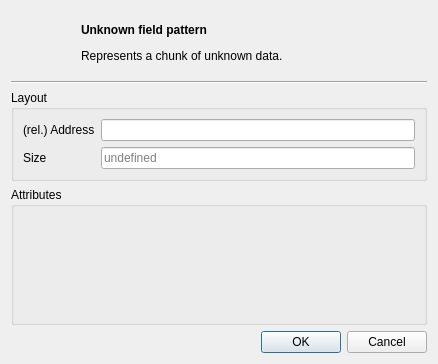
<?xml version="1.0" encoding="UTF-8"?>
<ui version="4.0">
 <class>UnknownPatternDialog</class>
 <widget class="QDialog" name="UnknownPatternDialog">
  <property name="geometry">
   <rect>
    <x>0</x>
    <y>0</y>
    <width>438</width>
    <height>364</height>
   </rect>
  </property>
  <property name="windowTitle">
   <string>Dialog</string>
  </property>
  <layout class="QVBoxLayout" name="verticalLayout">
   <item>
    <layout class="QHBoxLayout" name="horizontalLayout">
     <item>
      <widget class="QLabel" name="iconLabel">
       <property name="sizePolicy">
        <sizepolicy hsizetype="Minimum" vsizetype="Minimum">
         <horstretch>0</horstretch>
         <verstretch>0</verstretch>
        </sizepolicy>
       </property>
       <property name="minimumSize">
        <size>
         <width>64</width>
         <height>64</height>
        </size>
       </property>
       <property name="text">
        <string/>
       </property>
      </widget>
     </item>
     <item>
      <widget class="QLabel" name="label">
       <property name="sizePolicy">
        <sizepolicy hsizetype="MinimumExpanding" vsizetype="Preferred">
         <horstretch>0</horstretch>
         <verstretch>0</verstretch>
        </sizepolicy>
       </property>
       <property name="text">
        <string>&lt;h4&gt;Unknown field pattern&lt;/h4&gt;
&lt;p&gt;Represents a chunk of unknown data.&lt;/p&gt;</string>
       </property>
      </widget>
     </item>
    </layout>
   </item>
   <item>
    <widget class="Line" name="line">
     <property name="orientation">
      <enum>Qt::Horizontal</enum>
     </property>
    </widget>
   </item>
   <item>
    <widget class="QGroupBox" name="groupBox">
     <property name="title">
      <string>Layout</string>
     </property>
     <layout class="QFormLayout" name="formLayout">
      <item row="0" column="0">
       <widget class="QLabel" name="label_2">
        <property name="text">
         <string>(rel.) Address</string>
        </property>
       </widget>
      </item>
      <item row="0" column="1">
       <widget class="QLineEdit" name="address"/>
      </item>
      <item row="1" column="0">
       <widget class="QLabel" name="label_3">
        <property name="text">
         <string>Size</string>
        </property>
       </widget>
      </item>
      <item row="1" column="1">
       <widget class="QLineEdit" name="size">
        <property name="placeholderText">
         <string>undefined</string>
        </property>
       </widget>
      </item>
     </layout>
    </widget>
   </item>
   <item>
    <widget class="QGroupBox" name="groupBox_2">
     <property name="sizePolicy">
      <sizepolicy hsizetype="Preferred" vsizetype="MinimumExpanding">
       <horstretch>0</horstretch>
       <verstretch>0</verstretch>
      </sizepolicy>
     </property>
     <property name="title">
      <string>Attributes</string>
     </property>
     <layout class="QVBoxLayout" name="verticalLayout_2">
      <property name="leftMargin">
       <number>0</number>
      </property>
      <property name="topMargin">
       <number>0</number>
      </property>
      <property name="rightMargin">
       <number>0</number>
      </property>
      <property name="bottomMargin">
       <number>0</number>
      </property>
      <item>
       <widget class="PatternMetaEditor" name="metaEdit" native="true"/>
      </item>
     </layout>
    </widget>
   </item>
   <item>
    <widget class="QDialogButtonBox" name="buttonBox">
     <property name="orientation">
      <enum>Qt::Horizontal</enum>
     </property>
     <property name="standardButtons">
      <set>QDialogButtonBox::Cancel|QDialogButtonBox::Ok</set>
     </property>
    </widget>
   </item>
  </layout>
 </widget>
 <customwidgets>
  <customwidget>
   <class>PatternMetaEditor</class>
   <extends>QWidget</extends>
   <header>patternmetaeditor.hh</header>
   <container>1</container>
  </customwidget>
 </customwidgets>
 <resources/>
 <connections>
  <connection>
   <sender>buttonBox</sender>
   <signal>accepted()</signal>
   <receiver>UnknownPatternDialog</receiver>
   <slot>accept()</slot>
   <hints>
    <hint type="sourcelabel">
     <x>248</x>
     <y>254</y>
    </hint>
    <hint type="destinationlabel">
     <x>157</x>
     <y>274</y>
    </hint>
   </hints>
  </connection>
  <connection>
   <sender>buttonBox</sender>
   <signal>rejected()</signal>
   <receiver>UnknownPatternDialog</receiver>
   <slot>reject()</slot>
   <hints>
    <hint type="sourcelabel">
     <x>316</x>
     <y>260</y>
    </hint>
    <hint type="destinationlabel">
     <x>286</x>
     <y>274</y>
    </hint>
   </hints>
  </connection>
 </connections>
</ui>
